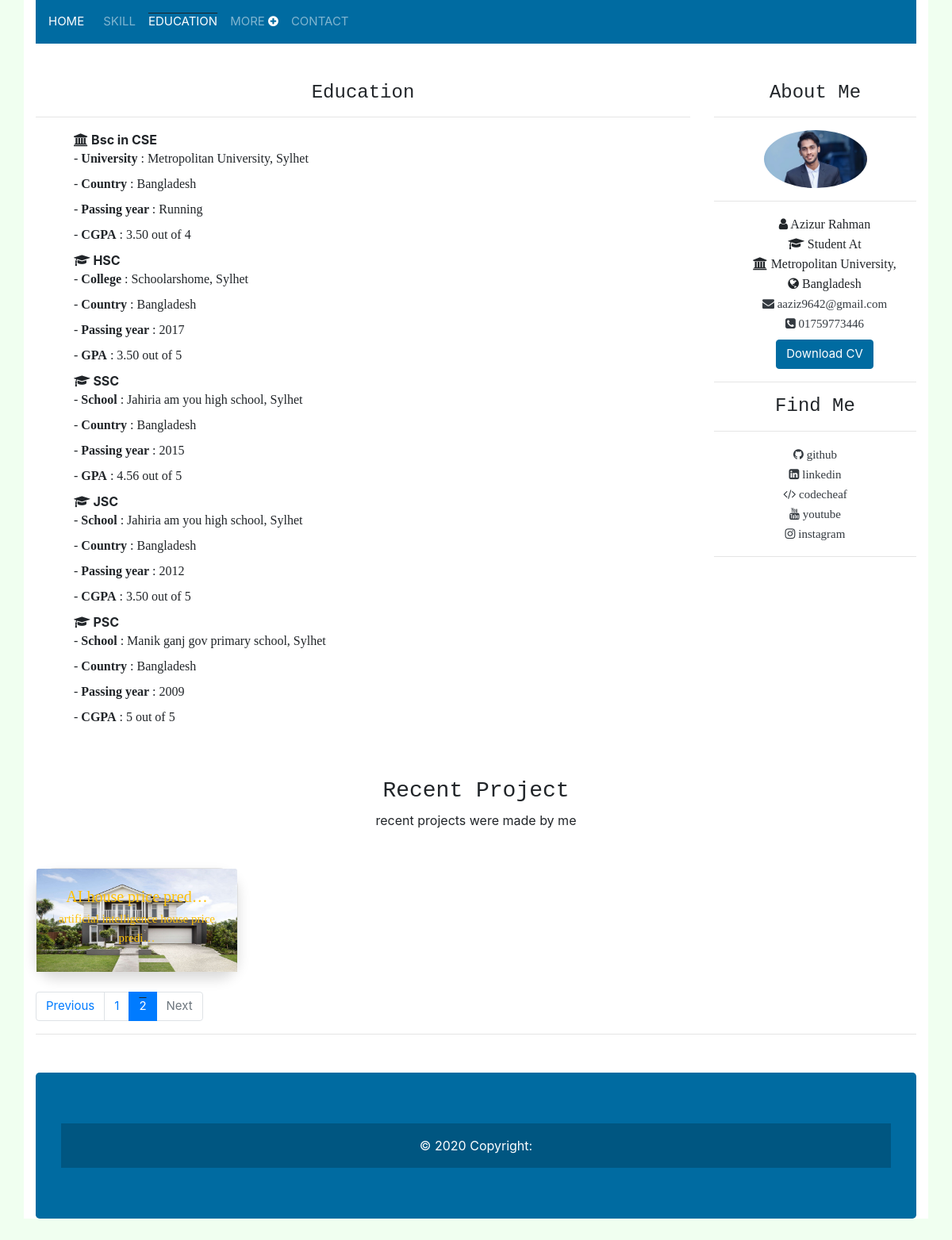
/education/?page=2, run on the app's committed database.
### home/models.py (models this page shows)
class Project(models.Model):
    postCreator = models.CharField(max_length=200)
    projectTitle = models.CharField(max_length=200)
    projectDescriptions = models.TextField()
    projectVideoUrl = models.TextField(blank=True)
    projectGithubUrl = models.TextField(blank=True)
    projectImage = models.ImageField(blank=True, null=True)
    projectViews = models.IntegerField(default=0)
    projectTimeDate = models.DateTimeField(auto_now_add=True, auto_now=False, blank=True)
    def get_photo_url(self):
        if self.projectImage and hasattr(self.projectImage, 'url'):
            return self.projectImage.url
        else:
            return "/static/no-logo.jpg"

### home/views.py (the view)
# urls.py: path('education/', views.education, name='education'),
def education(request):
    project = Project.objects.all()
    paginator = Paginator(project, 3)
    page = request.GET.get('page')
    project = paginator.get_page(page)
    context = {
        'project':project,
    }
    return render(request, 'education.html', context)

### templates/education.html
{% extends 'base.html' %}
{% load static %}
{% block content %}
<div class="col-sm-9">
<h4 class="text-center text-style mb-3">Education</h4>
    <hr>
    <div class="ml-md-5">
    <dl>
  <dt><i class="fa fa-university" aria-hidden="true"></i> Bsc in CSE</dt>
  <dd class="text-style-two ">- <strong>University 	</strong>: 	Metropolitan University, Sylhet</dd>
  <dd class="text-style-two ">- <strong>Country 	</strong>: 	Bangladesh</dd>
  <dd class="text-style-two ">-  <strong>Passing year 	</strong>: 	Running</dd>
  <dd class="text-style-two ">- <strong>CGPA</strong> :  3.50 out of 4</dd>
  <dt><i class="fa fa-graduation-cap" aria-hidden="true"></i> HSC</dt>
  <dd class="text-style-two ">- <strong>College</strong> : Schoolarshome, Sylhet </dd>
  <dd class="text-style-two ">- <strong>Country 	</strong>: 	Bangladesh</dd>
  <dd class="text-style-two ">- <strong>Passing year</strong> : 2017 </dd>
  <dd class="text-style-two ">- <strong>GPA</strong> : 3.50 out of 5</dd>
  <dt><i class="fa fa-graduation-cap" aria-hidden="true"></i> SSC</dt>
  <dd class="text-style-two ">- <strong>School</strong> : Jahiria am you high school, Sylhet </dd>
  <dd class="text-style-two ">- <strong>Country 	</strong>: 	Bangladesh</dd>
  <dd class="text-style-two ">- <strong>Passing year</strong> : 2015 </dd>
  <dd class="text-style-two ">- <strong>GPA</strong> : 4.56 out of 5</dd>
  <dt><i class="fa fa-graduation-cap" aria-hidden="true"></i> JSC</dt>
  <dd class="text-style-two ">- <strong>School</strong> : Jahiria am you high school, Sylhet </dd>
  <dd class="text-style-two ">- <strong>Country 	</strong>: 	Bangladesh</dd>
  <dd class="text-style-two ">- <strong>Passing year</strong> : 2012 </dd>
  <dd class="text-style-two ">- <strong>CGPA</strong> : 3.50 out of 5</dd>
  <dt><i class="fa fa-graduation-cap" aria-hidden="true"></i> PSC</dt>
  <dd class="text-style-two ">- <strong>School</strong> : Manik ganj gov primary school, Sylhet </dd>
  <dd class="text-style-two ">- <strong>Country 	</strong>: 	Bangladesh</dd>
  <dd class="text-style-two ">- <strong>Passing year</strong> : 2009 </dd>
  <dd class="text-style-two ">- <strong>CGPA</strong> : 5 out of 5</dd>
</dl>
    </div>
</div>
{% endblock content %}

### templates/base.html (shortened to what this page needs)
{% load static %}
<!DOCTYPE html>
<html lang="en">
<head>
  <link rel="stylesheet" href="https://maxcdn.bootstrapcdn.com/bootstrap/4.5.2/css/bootstrap.min.css">
  <link rel="stylesheet" href="{% static 'css/style.css' %}">
   <link
      rel="stylesheet"
      href="https://cdnjs.cloudflare.com/ajax/libs/font-awesome/4.7.0/css/font-awesome.min.css"
    />
</head>
<body style="background-color: #F0FFF0;">
<div class="container bg-white">
  <nav class="navbar sticky-top navbar-expand-lg  navbar-dark bg-dark ">
  {% url 'home' as home%}
  <a class="navbar-brand {% if request.path == home %}active{% endif %}" href="{% url 'home' %}"> HOME </a>
  <div class="collapse navbar-collapse" id="navbarNav">
    <ul class="navbar-nav navbar-nav mr-auto">
     {% url 'skill' as skill%}
      <li class="nav-item {% if request.path == skill %}active{% endif %}" >
        <a class="nav-link" href="{% url 'skill' %}">SKILL</a>
      </li>
    {% url 'education' as education %}
      <li class="nav-item {% if request.path == education %}active{% endif %}">
        <a class="nav-link" href="{{ education }}">EDUCATION <span class="sr-only">(current)</span></a>
      </li>
         <li class="nav-item dropdown">
            <a href="javascript:void(0);"  role="button"
                    class="nav-link dropdown-toggle mll"
                    data-toggle="dropdown">MORE  <i onclick="myFunction(this)"
                       class="fa fa-plus-circle fas"></i></a>
          {% url 'certificate' as certificate %}
        </li>
      {% url 'contact' as contact%}
       <li class="nav-item {% if request.path == contact %}active ul{% endif %}">
        <a class="nav-link" href="{% url 'contact' %}">CONTACT</a>
      </li>
    </ul>
  </div>
</nav>
 <div class="row mt-5">
{% block content %}
{% endblock content %}
 <div class="col-sm-3 text-center">
    <h4 class="text-center text-style mb-3">About Me</h4>
    <hr>
    <img src="{% static 'images/aya.jpeg' %}" class="rounded-circle m-hw " alt="Cinque Terre"> <hr>
    <div class="ml-md-4">
      <span class="text-style-two"> <i class="fa fa-user" aria-hidden="true"></i>  Azizur Rahman</span></br>
      <span class="text-style-two "><i class="fa fa-graduation-cap" aria-hidden="true"></i> Student At <br><i class="fa fa-university" aria-hidden="true"></i> Metropolitan University,<br> <i class="fa fa-globe" aria-hidden="true"></i> Bangladesh</span></br>
<span class="text-style-two"><a href="mailto:webmaster@example.com" class="text-dark"><i class="fa fa-envelope" aria-hidden="true"></i> aaziz9642@gmail.com</a></span><br>
<span class="text-style-two"><a href="tel:123-456-7890" class="text-dark"><i class="fa fa-phone-square" aria-hidden="true"></i> 01759773446</a></span><br>
<a href="/static/MyCV.pdf" class="btn btn-info mt-2" download>Download CV</a>
</div>
<hr>
<h4 class="text-center text-style">Find Me</h4>
<hr>
<marquee behavior="scroll" direction="down" value="Slower" class="text-center" scrollamount="5" onmouseover="this.stop();" onmouseout="this.start();">
<span class="text-style-two"><a href="https://github.com/ayanchyaziz123" target="_blank" class="text-dark"><i class="fa fa-github" aria-hidden="true"></i>
 github</a></span><br>
 <span class="text-style-two"><a href="https://www.linkedin.com/in/azizur-rahman-720636165/" target="_blank" class="text-dark"><i class="fa fa-linkedin-square" aria-hidden="true"></i>
 linkedin</a></span><br>
 <span class="text-style-two"><a href="https://www.codechef.com/users/ayan_mu44thc" target="_blank" class="text-dark"><i class="fa fa-code" aria-hidden="true"></i>
codecheaf</a></span><br>
 <span class="text-style-two"><a href="https://www.youtube.com/channel/UCOdpQOJytA5J-pyxryFpoTA/playlists" target="_blank" class="text-dark"><i class="fa fa-youtube" aria-hidden="true"></i>
youtube</a></span><br>
 <span class="text-style-two"><a href="https://www.instagram.com/imayanchyaziz/" target="_blank" class="text-dark"><i class="fa fa-instagram" aria-hidden="true"></i>
instagram</a></span><br>
</marquee>
 <hr>
    </div>
</div>
 <h3 class="text-center mt-5 text-style"> Recent Project</h3>
 <p class="text-center">recent projects were made by me<p/>
  <div class="row mt-5">
    {% for project in project %}
    <div class="col-sm-3">
    <a href="#">
<div class="card shadow" style="border-radius: 25px;">
  <img class="card-img-top" src="{{project.get_photo_url}}" style="max-height: 130px;" alt="Card image cap" alt="Card image">
  <div class="card-img-overlay text-center">
    <a href="{% url 'fullProject' project.id %}" class="text-warning text-style-two tt">{{project.projectTitle |truncatechars:20}}</a></br>
    <a href="{% url 'fullProject' project.id %}" class="text-warning text-style-two">{{project.projectDescriptions |truncatechars:43}}</a>
  </div>
</div>
</a>
    </div>
    {% endfor %}
  </div>
<div class="mt-4">
 <nav aria-label="Page navigation example">
       {% if project.has_other_pages %}
  <ul class="pagination">
    {% if project.has_previous %}
      <li class="page-item ">
      <a class="page-link" href="?page={{ project.previous_page_number }}" tabindex="-1">Previous</a>
    </li>
    {% else %}
        <li class="page-item disabled">
      <a class="page-link" href="#" tabindex="-1">Previous</a>
    </li>
    {% endif %}
    {% for i in project.paginator.page_range %}
      {% if project.number == i %}
      <li class="page-item active">
      <a class="page-link" href="#">{{ i }} <span class="sr-only">(current)</span></a>
    </li>
      {% else %}
      <li class="page-item"><a class="page-link" href="?page={{ i }}">{{ i }}</a></li>
      {% endif %}
    {% endfor %}
    {% if project.has_next %}
       <li class="page-item">
      <a class="page-link" href="?page={{ project.next_page_number }}">Next</a>
    </li>
    {% else %}
      <li class="page-item disabled">
      <a class="page-link" href="#" tabindex="-1">Next</a>
    </li>
    {% endif %}
  </ul>
{% endif %}
</nav>
</div>
  <hr>
<footer class="jumbotron mt-5 bg-dark text-white text-center">
   <div class="text-center p-3" style="background-color: rgba(0, 0, 0, 0.2);">
    © 2020 Copyright:
  </div>
</footer>
</div>
</body>
</html>

### static/css/style.css (style rules this page uses)
.bg-dark { background-color: #006ba1 !important; }
.text-style { font-family:Courier New; }
.text-style-two { font-family: Georgia, serif; }
.m-hw { max-height: 130px; max-width: 130px; }
a { font-size: 15px !important; }
.btn-info { background-color: #006ba1 !important; border-color: #006ba1; }
.dropdown-toggle::after { display: none !important; }
.fas { color:white; }
.active { text-decoration: overline !important; }
.mll { color: white; }
.tt { font-size:20px !important; }

### data on the page
Project: get_photo_url (picture), projectTitle "AI house price pred…", projectDescriptions "artificial intelligence house price predi…"

### other printed values
{{ i }} "1"
{{ i }} "2"
